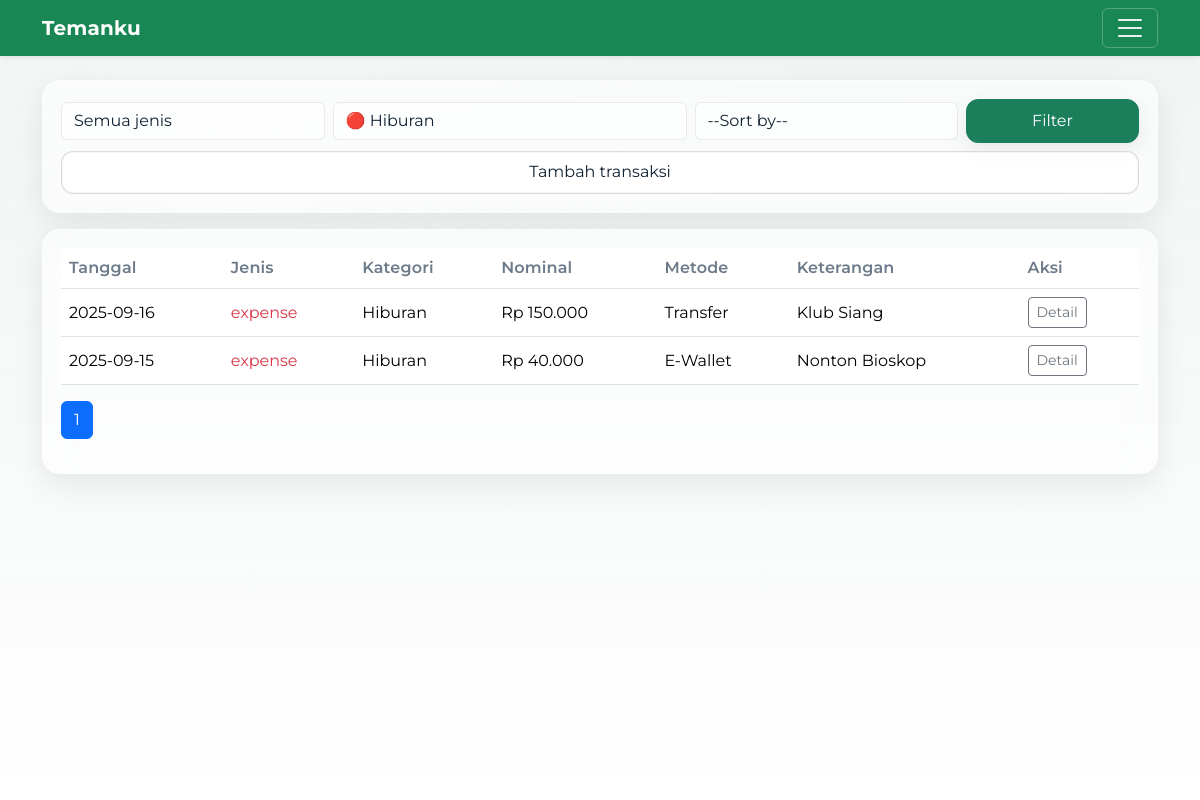
Page /history?category_id=40 (signed in) on the committed database.
### tables this page shows
CREATE TABLE transactions (
  id INTEGER PRIMARY KEY AUTOINCREMENT,
  user_id INTEGER NOT NULL,
  date TEXT NOT NULL,                      -- YYYY-MM-DD
  type TEXT CHECK(type IN ('income','expense')) NOT NULL,
  category_id INTEGER NOT NULL,
  amount REAL NOT NULL,
  source_or_payee TEXT,
  account TEXT,
  notes TEXT,
  FOREIGN KEY (user_id) REFERENCES users(id),
  FOREIGN KEY (category_id) REFERENCES categories(id)
);

### app.py (the view)
@app.get("/history")
@login_required
def history():
    q_type = (request.args.get("type") or "").strip()
    q_cat  = (request.args.get("category_id") or "").strip()
    q_sort_raw = (request.args.get("sort") or "").strip()
    order_map = {
        "date_desc":        "t.date DESC, t.id DESC",
        "date_asc":         "t.date ASC, t.id ASC",
        "amount_desc":      "t.amount DESC, t.id DESC",
        "amount_asc":       "t.amount ASC, t.id ASC",
        "category_asc":     "c.name ASC, t.date DESC, t.id DESC",
        "category_desc":    "c.name DESC, t.date DESC, t.id DESC",
        "payment_asc":      "t.account ASC, t.date DESC, t.id DESC",
        "payment_desc":     "t.account DESC, t.date DESC, t.id DESC",
        "type_income_first":  "CASE WHEN t.type='income' THEN 0 ELSE 1 END, t.date DESC, t.id DESC",
        "type_expense_first": "CASE WHEN t.type='expense' THEN 0 ELSE 1 END, t.date DESC, t.id DESC",
    }
    q_sort = q_sort_raw if q_sort_raw in order_map else ""
    order_sql = order_map.get(q_sort or "date_desc")
    if q_type not in ("income", "expense"):
        q_type = ""
    if q_cat and not str(q_cat).isdigit():
        q_cat = ""
    per = 20
    try:
        page = int(request.args.get("page", "1"))
    except ValueError:
        page = 1
    page = max(1, page)
    where = ["t.user_id=?"]
    params = [current_user.id]
    if q_type:
        where.append("t.type=?"); params.append(q_type)
    if q_cat:
        where.append("t.category_id=?"); params.append(int(q_cat))
    where_clause = " AND ".join(where)
    with db() as con:
        total = con.execute(
            f"SELECT COUNT(*) AS n FROM transactions t WHERE {where_clause}",
            params
        ).fetchone()["n"]
    pages = max(1, (total + per - 1) // per)
    if page > pages:
        page = pages
    offset = (page - 1) * per
    with db() as con:
        cats = con.execute(
            "SELECT id, type, name FROM categories WHERE user_id=? ORDER BY type, name",
            (current_user.id,)
        ).fetchall()
        rows = con.execute(
            f"""
            SELECT
                t.*,
                COALESCE(c.name, '-') AS category,
                t.source_or_payee AS keterangan,
                t.account AS payment_method
            FROM transactions t
            LEFT JOIN categories c ON c.id = t.category_id
            WHERE {where_clause}
            ORDER BY {order_sql}
            LIMIT ? OFFSET ?
            """,
            (*params, per, offset)
        ).fetchall()
    return render_template(
        "history.html",
        rows=[dict(r) for r in rows],
        categories=[dict(c) for c in cats],
        q_type=q_type,
        q_cat=q_cat,
        q_sort=q_sort,
        page=page,
        pages=pages,
        title="Riwayat",
    )

### app.py (called while the page is built)
def db():
    conn = sqlite3.connect(APP_DB, timeout=5.0)
    conn.row_factory = sqlite3.Row
    conn.execute("PRAGMA busy_timeout = 5000")
    return conn

@login_manager.user_loader
def load_user(user_id):
    with db() as con:
        row = con.execute("SELECT * FROM users WHERE id=?", (user_id,)).fetchone()
        return User(row) if row else None

def money(x):
    return f"Rp {x:,.0f}".replace(",", ".")

### templates/history.html (shortened to what this page needs)
{% extends "base.html" %}
{% block content %}
<div class="card-soft mb-3">
  <form id="historyFilter" class="row g-2 align-items-center" method="get" novalidate>
    <div class="col-12 col-md-3">
      <select class="form-select" name="type" id="typeFilter" aria-label="Filter jenis">
        <option value="">Semua jenis</option>
      </select>
    </div>
    <div class="col-12 col-md-4">
      <select class="form-select" name="category_id" id="catFilter" aria-label="Filter kategori">
        <optgroup label="🔴 expense">
          {% for c in categories if c.type == 'expense' %}
            <option value="{{ c.id }}" data-type="expense" {{ 'selected' if q_cat==c.id|string else '' }}>
              🔴 {{ c.name }}
            </option>
          {% endfor %}
        </optgroup>
      </select>
    </div>
    <div class="col-12 col-md-3">
      <select class="form-select" name="sort" aria-label="Sort by">
        <option value="" disabled {{ '' if q_sort else 'selected' }}>--Sort by--</option>
      </select>
    </div>
    <div class="col-12 col-md-2">
      <button type="submit" class="btn btn-primary w-100">Filter</button>
    </div>
    <div class="col-12">
      <a class="btn btn-outline-secondary w-100" href="{{ url_for('add_form') }}">
        Tambah transaksi
      </a>
    </div>
  </form>
</div>
<div class="card-soft">
  <div class="table-responsive">
    <table class="table table-hover align-middle table-stacked">
      <thead>
        <tr>
          <th scope="col">Tanggal</th>
          <th scope="col">Jenis</th>
          <th scope="col">Kategori</th>
          <th scope="col">Nominal</th>
          <th scope="col" class="d-none d-md-table-cell">Metode</th>
          <th scope="col" class="d-none d-md-table-cell">Keterangan</th>
          <th scope="col">Aksi</th>
        </tr>
      </thead>
      <tbody>
        {% for r in rows %}
          <tr>
            <td data-label="Tanggal">{{ r.date }}</td>
            <td data-label="Jenis" class="{{ 'text-danger' if r.type=='expense' else 'text-success' }}">{{ r.type }}</td>
            <td data-label="Kategori">{{ r.category }}</td>
            <td data-label="Nominal">{{ r.amount|money }}</td>
            <td class="d-none d-md-table-cell" data-label="Metode">{{ r.payment_method }}</td>
            <td class="d-none d-md-table-cell" data-label="Keterangan">{{ r.keterangan }}</td>
            <td class="text-nowrap action-cell">
              <button type="button"
                      class="btn btn-sm btn-outline-secondary"
                      data-bs-toggle="modal"
                      data-bs-target="#txModal"
                      data-id="{{ r.id }}"
                      data-date="{{ r.date }}"
                      data-type="{{ r.type }}"
                      data-category="{{ r.category }}"
                      data-amount="{{ r.amount|money }}"
                      data-payment="{{ r.payment_method }}"
                      data-notes="{{ (r.keterangan or '-')|e }}"
                      data-edit="{{ url_for('edit_form', trx_id=r.id) }}"
                      data-delete="{{ url_for('delete_trx', trx_id=r.id) }}">
                Detail
              </button>
            </td>
          </tr>
        {% endfor %}
      </tbody>
    </table>
  </div>
  <nav aria-label="Navigasi halaman riwayat">
    <ul class="pagination">
      {% for i in range(1, pages+1) %}
        <li class="page-item {{ 'active' if i==page else '' }}">
          {% if q_sort %}
            <a class="page-link"
               href="{{ url_for('history', page=i, type=q_type, category_id=q_cat, sort=q_sort) }}">{{ i }}</a>
          {% else %}
            <a class="page-link"
               href="{{ url_for('history', page=i, type=q_type, category_id=q_cat) }}">{{ i }}</a>
          {% endif %}
        </li>
      {% endfor %}
    </ul>
  </nav>
</div>
{% endblock %}

### static/style.css (style rules this page uses)
:root { --bg:#0f5132; --page:#e9eef6; --card:rgba(255,255,255,.6); --text:#102132; --muted:#6c7a89; --primary:#1a7f5a; --ring:rgba(26,127,90,.35); --glass-border:rgba(255,255,255,.32); --chart-bar:45, 156, 219; }
* { scroll-behavior:smooth }
body { background:var(--page); color:var(--text); font-family: "Montserrat", system-ui, -apple-system, "Segoe UI", Roboto, "Helvetica Neue", Arial, "Noto Sans", "Apple Color Emoji","Segoe UI Emoji","Segoe UI Symbol", sans-serif; font-feature-settings: "cv01","cv02"; }
.btn { transition:transform .15s ease, box-shadow .2s ease }
.btn-primary { background:var(--primary);border-color:var(--primary) }
.form-control,.form-select { background:rgba(255,255,255,.65);color:var(--text); border:1px solid rgba(0,0,0,.08) }
.table>thead th { color:var(--muted);font-weight:600;letter-spacing:.01em }
.card-soft { background:var(--card); border:1px solid var(--glass-border); border-radius:18px; padding:18px; box-shadow: 0 10px 30px rgba(10,14,29,.08), inset 0 1px 0 rgba(255,255,255,.25); backdrop-filter: blur(14px); -webkit-backdrop-filter: blur(14px); transition:transform .25s ease, box-shadow .25s ease, border-color .25s ease; }
body { font-family: "Montserrat", system-ui, -apple-system, Segoe UI, Roboto, Arial, sans-serif; }
@media (min-width: 768px) { #historyFilter .btn { padding:.55rem 1rem; border-radius:14px; } }
@media (min-width: 768px) { #historyFilter .btn-primary { box-shadow:0 8px 22px rgba(0,0,0,.08); } }
@media (min-width: 768px) { #historyFilter .btn-outline-secondary { background:transparent; border-color:var(--glass-border); } }
@media (min-width: 768px) { #historyFilter .btn { padding: .55rem 1.1rem; border-radius: 12px; } }
#historyFilter .btn-outline-secondary { background: rgba(255,255,255,.88); color: var(--text); border: 1.5px solid color-mix(in srgb, var(--text) 14%, transparent); border-color: rgba(0,0,0,.14); border-radius: 12px; box-shadow: inset 0 0 0 1px rgba(0,0,0,.04); transition: background .2s ease, color .2s ease, border-color .2s ease, box-shadow .2s ease, transform .1s ease; }

### rows in the picture
transactions: date "2025-09-16", type "expense", category "Hiburan", amount "Rp 150.000", payment_method "Transfer", keterangan "Klub Siang"
transactions: date "2025-09-15", type "expense", category "Hiburan", amount "Rp 40.000", payment_method "E-Wallet", keterangan "Nonton Bioskop"

### other values in the picture
{{ i }} "1"
